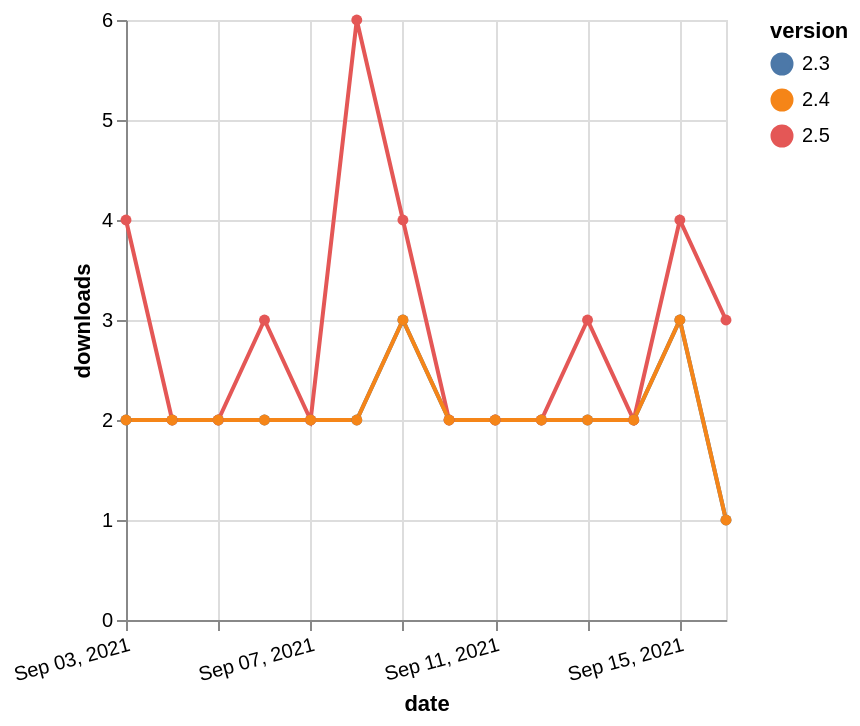

Here is the Vega-Lite specification saved for this chart:
### Vega-Lite specification from a JSON file in a GitHub repository (floating-point values rounded to 4 significant figures)
{"$schema": "https://vega.github.io/schema/vega-lite/v5.json", "description": "A simple bar chart with embedded data.", "data": {"values": [{"date": "2021-09-03", "total": 962, "delta": 2, "version": "2.3"}, {"date": "2021-09-04", "total": 964, "delta": 2, "version": "2.3"}, {"date": "2021-09-05", "total": 966, "delta": 2, "version": "2.3"}, {"date": "2021-09-06", "total": 968, "delta": 2, "version": "2.3"}, {"date": "2021-09-07", "total": 970, "delta": 2, "version": "2.3"}, {"date": "2021-09-08", "total": 972, "delta": 2, "version": "2.3"}, {"date": "2021-09-09", "total": 975, "delta": 3, "version": "2.3"}, {"date": "2021-09-10", "total": 977, "delta": 2, "version": "2.3"}, {"date": "2021-09-11", "total": 979, "delta": 2, "version": "2.3"}, {"date": "2021-09-12", "total": 981, "delta": 2, "version": "2.3"}, {"date": "2021-09-13", "total": 983, "delta": 2, "version": "2.3"}, {"date": "2021-09-14", "total": 985, "delta": 2, "version": "2.3"}, {"date": "2021-09-15", "total": 988, "delta": 3, "version": "2.3"}, {"date": "2021-09-16", "total": 989, "delta": 1, "version": "2.3"}, {"date": "2021-09-03", "total": 1245, "delta": 4, "version": "2.5"}, {"date": "2021-09-04", "total": 1247, "delta": 2, "version": "2.5"}, {"date": "2021-09-05", "total": 1249, "delta": 2, "version": "2.5"}, {"date": "2021-09-06", "total": 1252, "delta": 3, "version": "2.5"}, {"date": "2021-09-07", "total": 1254, "delta": 2, "version": "2.5"}, {"date": "2021-09-08", "total": 1260, "delta": 6, "version": "2.5"}, {"date": "2021-09-09", "total": 1264, "delta": 4, "version": "2.5"}, {"date": "2021-09-10", "total": 1266, "delta": 2, "version": "2.5"}, {"date": "2021-09-11", "total": 1268, "delta": 2, "version": "2.5"}, {"date": "2021-09-12", "total": 1270, "delta": 2, "version": "2.5"}, {"date": "2021-09-13", "total": 1273, "delta": 3, "version": "2.5"}, {"date": "2021-09-14", "total": 1275, "delta": 2, "version": "2.5"}, {"date": "2021-09-15", "total": 1279, "delta": 4, "version": "2.5"}, {"date": "2021-09-16", "total": 1282, "delta": 3, "version": "2.5"}, {"date": "2021-09-03", "total": 925, "delta": 2, "version": "2.4"}, {"date": "2021-09-04", "total": 927, "delta": 2, "version": "2.4"}, {"date": "2021-09-05", "total": 929, "delta": 2, "version": "2.4"}, {"date": "2021-09-06", "total": 931, "delta": 2, "version": "2.4"}, {"date": "2021-09-07", "total": 933, "delta": 2, "version": "2.4"}, {"date": "2021-09-08", "total": 935, "delta": 2, "version": "2.4"}, {"date": "2021-09-09", "total": 938, "delta": 3, "version": "2.4"}, {"date": "2021-09-10", "total": 940, "delta": 2, "version": "2.4"}, {"date": "2021-09-11", "total": 942, "delta": 2, "version": "2.4"}, {"date": "2021-09-12", "total": 944, "delta": 2, "version": "2.4"}, {"date": "2021-09-13", "total": 946, "delta": 2, "version": "2.4"}, {"date": "2021-09-14", "total": 948, "delta": 2, "version": "2.4"}, {"date": "2021-09-15", "total": 951, "delta": 3, "version": "2.4"}, {"date": "2021-09-16", "total": 952, "delta": 1, "version": "2.4"}]}, "width": "container", "mark": {"type": "line", "point": {"filled": true}}, "encoding": {"x": {"field": "date", "type": "temporal", "timeUnit": "yearmonthdate", "title": "date", "axis": {"labelAngle": -15}}, "y": {"field": "delta", "type": "quantitative", "title": "downloads"}, "color": {"field": "version", "type": "nominal"}, "tooltip": {"field": "delta"}}}
